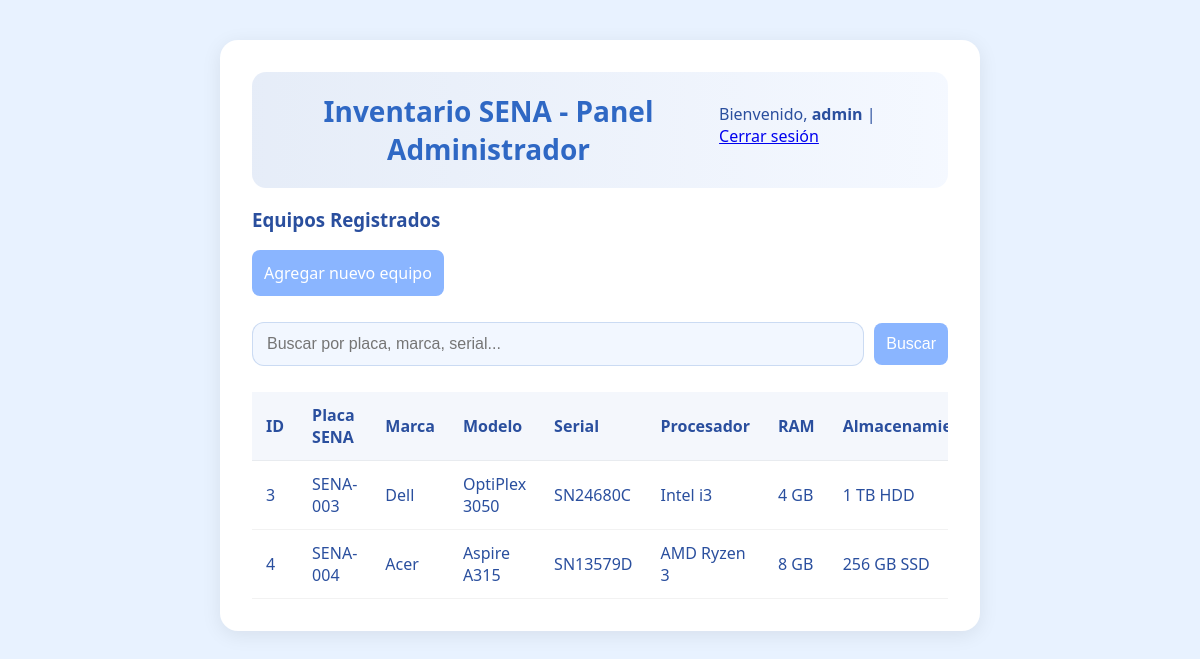
Page /admin (signed in) on the committed database.
### tables this page shows
CREATE TABLE equipos (
    id INTEGER PRIMARY KEY AUTOINCREMENT,
    placa_sena TEXT UNIQUE NOT NULL,
    marca TEXT NOT NULL,
    modelo TEXT NOT NULL,
    serial TEXT UNIQUE NOT NULL,
    procesador TEXT,
    ram INTEGER,
    almacenamiento TEXT,
    estado TEXT NOT NULL DEFAULT 'Operativo'
);

### app.py (the view)
@app.route("/admin")
def index_admin():
    if not session.get("admin"):
        return redirect("/login")
    conn = get_db()
    cursor = conn.cursor()
    cursor.execute("SELECT * FROM equipos ORDER BY id ASC")
    equipos = cursor.fetchall()
    return render_template("index_admin.html", equipos=equipos)

### app.py (called while the page is built)
def get_db():
    db = getattr(g, "_database", None)
    if db is None:
        db = g._database = sqlite3.connect(DATABASE)
    return db

@app.teardown_appcontext
def close_connection(exception):
    db = getattr(g, "_database", None)
    if db is not None:
        db.close()

### templates/index_admin.html (shortened to what this page needs)
<!DOCTYPE html>
<html lang="es">
<head>
    <link rel="stylesheet" href="{{ url_for('static', filename='css/styles.css') }}">
</head>
<body>
<div class="container">
    <div class="page-header">
        <h2 class="titulo">Inventario SENA - Panel Administrador</h2>
        <p style="margin-top:6px;">Bienvenido, <strong>{{ session['usuario'] }}</strong> | <a href="/logout">Cerrar sesión</a></p>
    </div>
    <h3>Equipos Registrados</h3>
    <p><a href="/agregar" class="btn pastel">Agregar nuevo equipo</a></p>
    <form action="{{ url_for('buscar') }}" method="GET" class="search-form">
        <input class="input-search" type="text" name="filtro" placeholder="Buscar por placa, marca, serial...">
        <button class="btn pastel" type="submit">Buscar</button>
    </form>
    <div class="table-card">
    <table>
        <thead>
            <tr>
                <th>ID</th>
                <th>Placa SENA</th>
                <th>Marca</th>
                <th>Modelo</th>
                <th>Serial</th>
                <th>Procesador</th>
                <th>RAM</th>
                <th>Almacenamiento</th>
            </tr>
        </thead>
        <tbody>
            {% for equipo in equipos %}
            <tr>
                <td>{{ equipo[0] }}</td>
                <td>{{ equipo[1] }}</td>
                <td>{{ equipo[2] }}</td>
                <td>{{ equipo[3] }}</td>
                <td>{{ equipo[4] }}</td>
                <td>{{ equipo[5] }}</td>
                <td>{{ equipo[6] }}</td>
                <td>{{ equipo[7] }}</td>
            </tr>
            {% endfor %}
        </tbody>
    </table>
    </div>
</div>
</body>
</html>

### static/css/styles.css (style rules this page uses)
:root { --bg-page: #e8f2ff; --card-bg: #ffffff; --card-ghost: #f4faff; --primary: #2f68c4; --primary-600: #6ea2ff; --primary-500: #8ab5ff; --primary-400: #9acbff; --accent: #b7d4ff; --danger: #ffb4b4; --muted: #a9c7ff; --input-bg: #f2f7ff; --text-on-primary: #ffffff; --text-default: #2a4f9e; --space-xs: 6px; --space-sm: 8px; --space-md: 12px; --space-lg: 20px; --radius-sm: 8px; --radius-md: 12px; --radius-lg: 20px; --shadow-1: 0 2px 6px rgba(0,0,0,0.05); --shadow-2: 0 4px 20px rgba(0,0,0,0.08); --max-width: 1100px; }
* { box-sizing: border-box; }
html, body { height: 100%; margin: 0; font-family: 'Segoe UI', sans-serif; background: var(--bg-page); color: var(--text-default); -webkit-font-smoothing: antialiased; }
.container, .login-container { max-width: 760px; width: 90%; margin: 40px auto; padding: 32px; border-radius: 18px; background: var(--card-bg); box-shadow: var(--shadow-2); }
.titulo { text-align: center; font-size: 28px; color: var(--primary); margin-bottom: 25px; }
.btn { display: inline-block; padding: var(--space-md); border: none; font-size: 16px; border-radius: var(--radius-sm); cursor: pointer; transition: 0.18s ease; text-decoration: none; color: inherit; }
.pastel { background: var(--primary-500); color: #fff; }
.formulario input, .input-select, input[type="text"], input[type="search"], select, textarea { width: 100%; padding: var(--space-md); border-radius: var(--radius-sm); border: 1px solid var(--muted); margin: 10px 0; font-size: 16px; background: var(--input-bg); }
.table-card { overflow-x: auto; width: 100%; }
table { width: 100%; border-collapse: collapse; min-width: 600px; }
table th, table td { padding: 12px 14px; text-align: left; border-bottom: 1px solid rgba(0,0,0,0.05); }
thead th { background: rgba(47,104,196,0.05); font-weight: 700; }
.page-header { display: flex; align-items: center; justify-content: space-between; gap: 16px; padding: 20px 22px; border-radius: 14px; background: linear-gradient(90deg, rgba(47,104,196,0.12), rgba(138,181,255,0.09)); margin-bottom: 18px; }
.page-header .titulo { margin: 0; }
.search-form { display: flex; gap: 10px; align-items: center; margin: 16px 0; }
.search-form .input-search { flex: 1; padding: 12px 14px; border-radius: 12px; border: 1px solid rgba(47,104,196,0.2); }

### rows in the picture
equipos: id "3", placa_sena "SENA-003", marca "Dell", modelo "OptiPlex 3050", serial "SN24680C", procesador "Intel i3", ram "4 GB", almacenamiento "1 TB HDD"
equipos: id "4", placa_sena "SENA-004", marca "Acer", modelo "Aspire A315", serial "SN13579D", procesador "AMD Ryzen 3", ram "8 GB", almacenamiento "256 GB SSD"

### other values in the picture
{{ session['usuario'] }} "admin"
